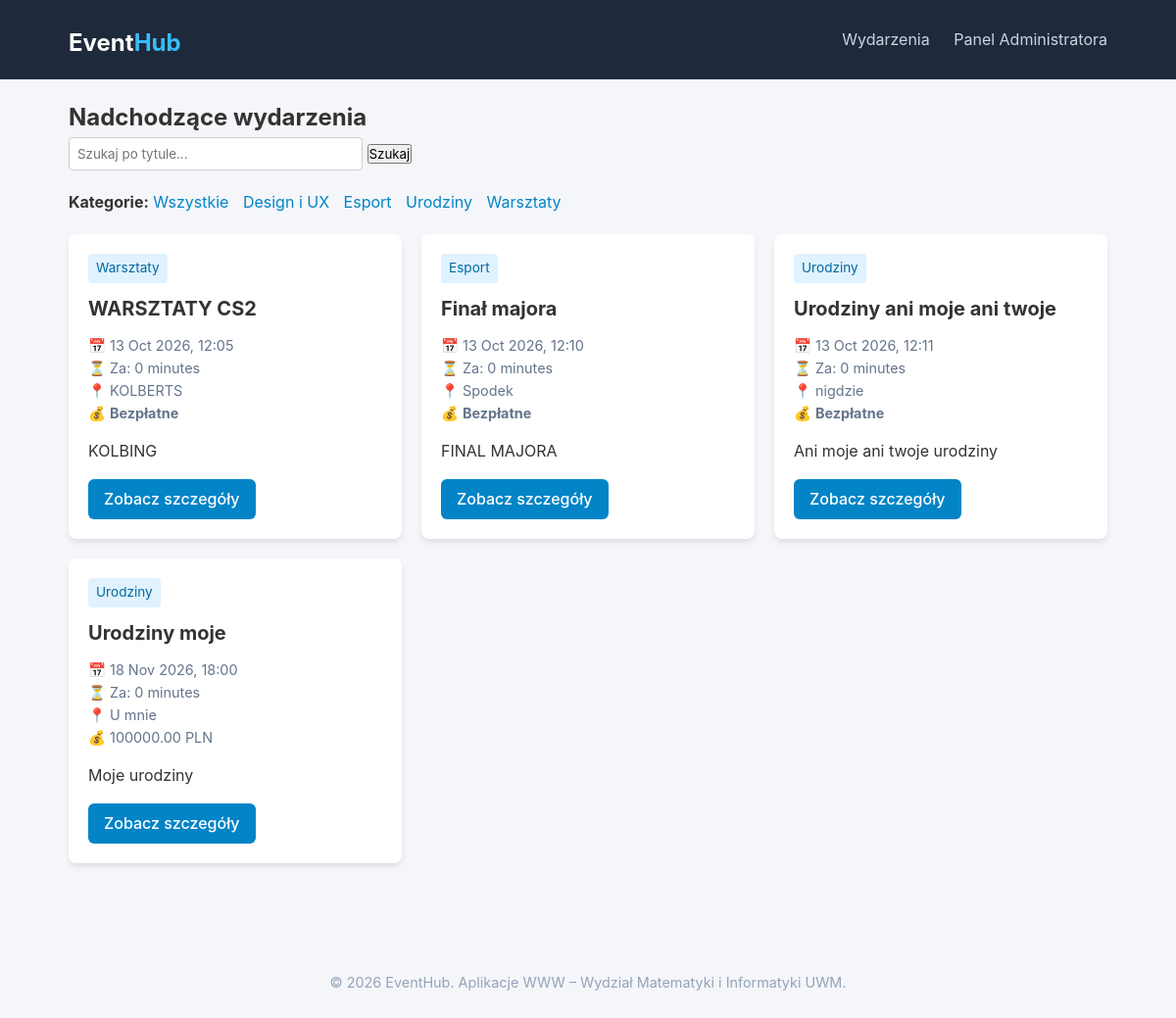
Screenshot of /events/ with the database file from the repository.
### events/models.py (models this page shows, shortened)
class Category(models.Model):
    name = models.CharField(max_length=100, unique=True, verbose_name="Nazwa kategorii")
    slug = models.SlugField(max_length=120, unique=True, verbose_name="Slug (URL)")
    description = models.TextField(blank=True, verbose_name="Opis kategorii")
    created_at = models.DateTimeField(auto_now_add=True, verbose_name="Data utworzenia")
    class Meta:
        verbose_name = "Kategoria"
        verbose_name_plural = "Kategorie"
        ordering = ['name']

class Event(models.Model):
    title = models.CharField(max_length=200, verbose_name="Tytuł wydarzenia")
    slug = models.SlugField(max_length=220, unique=True, verbose_name="Slug (URL)")
    category = models.ForeignKey(
        Category,
        on_delete=models.CASCADE,
        related_name="events",
        verbose_name="Kategoria"
    )
    organizer = models.ForeignKey(
        User,
        on_delete=models.CASCADE,
        related_name="organized_events",
        verbose_name="Organizator"
    )
    description = models.TextField(verbose_name="Szczegółowy opis")
    location = models.CharField(max_length=255, verbose_name="Miejsce / Adres / Link online")
    date = models.DateTimeField(verbose_name="Data i godzina rozpoczęcia")
    capacity = models.PositiveIntegerField(
        validators=[MinValueValidator(1)],
        verbose_name="Maksymalna liczba uczestników"
    )
    price = models.DecimalField(
        max_digits=8,
        decimal_places=2,
        default=0.00,
        validators=[MinValueValidator(0.00)],
        verbose_name="Cena biletu (PLN)"
    )
    is_published = models.BooleanField(default=True, verbose_name="Opublikowane")
    created_at = models.DateTimeField(auto_now_add=True, verbose_name="Data dodania")
    updated_at = models.DateTimeField(auto_now=True, verbose_name="Ostatnia aktualizacja")
    class Meta:
        verbose_name = "Wydarzenie"
        verbose_name_plural = "Wydarzenia"
        ordering = ['date']

### events/views.py (the view)
# urls.py: path('', views.event_list, name='event-list'),
def event_list(request):
    events = Event.objects.filter(is_published=True).select_related('category', 'organizer')
    categories = Category.objects.all()
    q = request.GET.get('q', '')
    if q:
        events = events.filter(title__icontains=q)
    return render(request, 'events/event_list.html', {
        'events': events,
        'categories': categories,
        'q': q
        })

### events/templates/events/event_list.html (shortened to what this page needs)
{% extends 'events/base.html' %}
{% block content %}
    <h2>Nadchodzące wydarzenia</h2>
    <form method="get" action="{% url 'events:event-list' %}" style="margin-bottom: 20px;">
        <input type="text" name="q" value="{{ q }}" placeholder="Szukaj po tytule..." style="padding: 8px; width: 300px; border-radius: 4px; border: 1px solid #ccc;">
        <button type="submit" class="btn">Szukaj</button>
    </form>
    <div style="margin-bottom: 20px;">
        <strong>Kategorie:</strong>
        <a href="{% url 'events:event-list' %}"
           class="{% if not current_category %}badge{% endif %}"
           style="margin-right: 10px; text-decoration: none; color: #0284c7;">
           Wszystkie
        </a>
        {% for category in categories %}
            <a href="{% url 'events:events-by-category' category.slug %}"
               class="{% if current_category == category %}badge{% endif %}"
               style="margin-right: 10px; text-decoration: none; color: #0284c7;">
                {{ category.name }}
            </a>
        {% endfor %}
    </div>
    {% if events %}
        <div class="event-grid">
            {% for event in events %}
                {% include 'events/includes/event_card.html' %}
            {% endfor %}
        </div>
    {% else %}
        <p style="margin-top: 20px;">Brak opublikowanych wydarzeń pasujących do kryteriów.</p>
    {% endif %}
{% endblock %}

### events/templates/events/base.html (shortened to what this page needs)
{% load static %}
<!DOCTYPE html>
<html lang="pl">
<head>
    <link rel="stylesheet" href="{% static 'events/css/style.css' %}">
</head>
<body>
    <header class="navbar">
        <div class="container">
            <h1 class="logo"><a href="{% url 'events:event-list' %}">Event<span>Hub</span></a></h1>
            <nav>
                <a href="{% url 'events:event-list' %}">Wydarzenia</a>
                <a href="/admin/" target="_blank">Panel Administratora</a>
            </nav>
        </div>
    </header>
    <main class="container">
        {% block content %}{% endblock %}
    </main>
    <footer class="footer">
        <div class="container">
            <p>&copy; 2026 EventHub. Aplikacje WWW – Wydział Matematyki i Informatyki UWM.</p>
        </div>
    </footer>
</body>
</html>

### events/templates/events/includes/event_card.html
<div class="card">
    <div>
        <span class="badge">{{ event.category.name }}</span>
        <h2>{{ event.title }}</h2>
        <p class="meta">
            📅 {{ event.date|date:"d M Y, H:i" }}<br>
            ⏳ Za: {{ event.date|timeuntil }}<br>
            📍 {{ event.location }}<br>
            💰 {% if event.price == 0 %}<strong>Bezpłatne</strong>{% else %}{{ event.price }} PLN{% endif %}
        </p>
        <p>{{ event.description|truncatewords:20 }}</p>
    </div>
    <div style="margin-top: 15px;">
        <a href="{% url 'events:event-detail' event.slug %}" class="btn">Zobacz szczegóły</a>
    </div>
</div>

### events/static/events/css/style.css (style rules this page uses)
* { box-sizing: border-box; margin: 0; padding: 0; font-family: -apple-system, BlinkMacSystemFont, 'Segoe UI', Roboto, Helvetica, Arial, sans-serif; }
body { background-color: #f4f6f9; color: #333; line-height: 1.6; }
.container { max-width: 1100px; margin: auto; padding: 20px; }
.navbar { background-color: #1e293b; color: #fff; padding: 15px 0; }
.navbar .container { display: flex; justify-content: space-between; align-items: center; padding: 0 20px; }
.navbar .logo a { color: #fff; text-decoration: none; font-size: 1.5rem; font-weight: bold; }
.navbar .logo span { color: #38bdf8; }
.navbar nav a { color: #cbd5e1; text-decoration: none; margin-left: 20px; transition: color 0.2s; }
.event-grid { display: grid; grid-template-columns: repeat(auto-fill, minmax(320px, 1fr)); gap: 20px; margin-top: 20px; }
.card { background: #fff; border-radius: 8px; box-shadow: 0 4px 6px -1px rgba(0, 0, 0, 0.1); padding: 20px; display: flex; flex-direction: column; justify-content: space-between; }
.card h2 { font-size: 1.25rem; margin-bottom: 10px; }
.card .badge { display: inline-block; background-color: #e0f2fe; color: #0369a1; padding: 4px 8px; border-radius: 4px; font-size: 0.85rem; margin-bottom: 10px; }
.card .meta { font-size: 0.9rem; color: #64748b; margin-bottom: 15px; }
.card .btn { display: inline-block; text-align: center; background-color: #0284c7; color: #fff; text-decoration: none; padding: 8px 16px; border-radius: 6px; font-weight: 500; }
.footer { text-align: center; padding: 30px 0; margin-top: 40px; color: #94a3b8; font-size: 0.9rem; }

### rows the page displays
Category: name "Design i UX"
Category: name "Esport"
Category: name "Urodziny"
Category: name "Warsztaty"
Event: category.name "Warsztaty", title "WARSZTATY CS2", date "13 Oct 2026, 12:05", date "0 minutes", location "KOLBERTS", price "Bezpłatne", description "KOLBING"
Event: category.name "Esport", title "Finał majora", date "13 Oct 2026, 12:10", date "0 minutes", location "Spodek", price "Bezpłatne", description "FINAL MAJORA"
Event: category.name "Urodziny", title "Urodziny ani moje ani twoje", date "13 Oct 2026, 12:11", date "0 minutes", location "nigdzie", price "Bezpłatne", description "Ani moje ani twoje urodziny"
Event: category.name "Urodziny", title "Urodziny moje", date "18 Nov 2026, 18:00", date "0 minutes", location "U mnie", price "100000.00", description "Moje urodziny"
